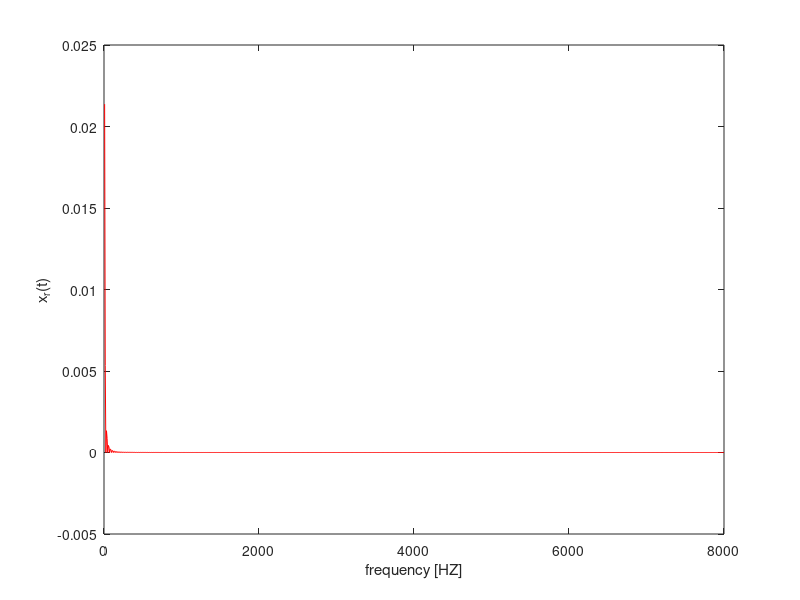

Reproduce this figure in MATLAB.
clc
clear all

T2 = 8;
n = 1:1000;
t = n.*T2;
X2 = (sinc((n.*T2)./12)).^2;
x_t = zeros(1, length(t));
for ii = 1:length(t)
    x_t(ii) = sum(X2.*(sinc(t(ii)-n.*T2)/T2));
end
figure()
plot(t, x_t, 'r');
xlabel('frequency [HZ]');
ylabel('x_{r}(t)');
